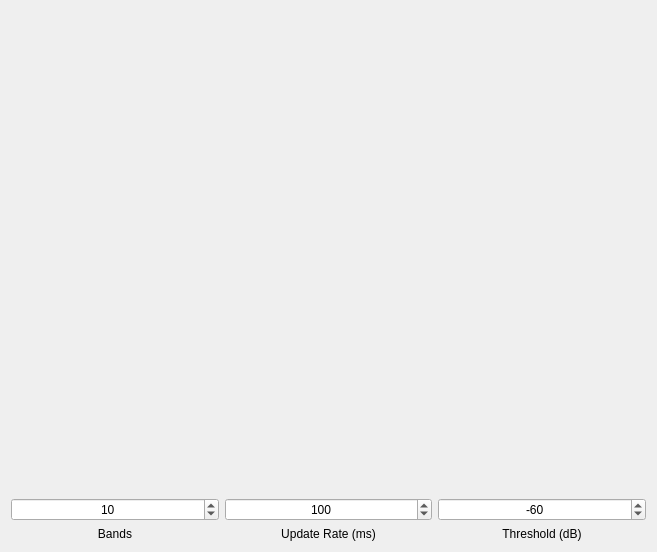
<?xml version="1.0" encoding="UTF-8"?>
<ui version="4.0">
 <class>VisualizationTabWidget</class>
 <widget class="QWidget" name="VisualizationTabWidget">
  <property name="geometry">
   <rect>
    <x>0</x>
    <y>0</y>
    <width>657</width>
    <height>552</height>
   </rect>
  </property>
  <property name="windowTitle">
   <string>Form</string>
  </property>
  <layout class="QGridLayout" name="gridLayout">
   <item row="0" column="0">
    <layout class="QVBoxLayout" name="visualizingLayout">
     <property name="bottomMargin">
      <number>0</number>
     </property>
     <item>
      <widget class="QCustomPlot" name="visualizingCustomPlot" native="true">
       <property name="sizePolicy">
        <sizepolicy hsizetype="Expanding" vsizetype="Preferred">
         <horstretch>0</horstretch>
         <verstretch>0</verstretch>
        </sizepolicy>
       </property>
      </widget>
     </item>
     <item>
      <layout class="QHBoxLayout" name="visualizingControlsLayout">
       <item>
        <widget class="QSpinBox" name="visualizingBandsSpinBox">
         <property name="sizePolicy">
          <sizepolicy hsizetype="Minimum" vsizetype="Fixed">
           <horstretch>0</horstretch>
           <verstretch>0</verstretch>
          </sizepolicy>
         </property>
         <property name="alignment">
          <set>Qt::AlignCenter</set>
         </property>
         <property name="minimum">
          <number>2</number>
         </property>
         <property name="value">
          <number>10</number>
         </property>
        </widget>
       </item>
       <item>
        <widget class="QSpinBox" name="visualizingRateSpinBox">
         <property name="sizePolicy">
          <sizepolicy hsizetype="Minimum" vsizetype="Fixed">
           <horstretch>0</horstretch>
           <verstretch>0</verstretch>
          </sizepolicy>
         </property>
         <property name="alignment">
          <set>Qt::AlignCenter</set>
         </property>
         <property name="minimum">
          <number>20</number>
         </property>
         <property name="maximum">
          <number>2000</number>
         </property>
         <property name="value">
          <number>100</number>
         </property>
        </widget>
       </item>
       <item>
        <widget class="QSpinBox" name="visualizingThresholdSpinBox">
         <property name="sizePolicy">
          <sizepolicy hsizetype="Minimum" vsizetype="Fixed">
           <horstretch>0</horstretch>
           <verstretch>0</verstretch>
          </sizepolicy>
         </property>
         <property name="alignment">
          <set>Qt::AlignCenter</set>
         </property>
         <property name="minimum">
          <number>-100</number>
         </property>
         <property name="maximum">
          <number>30</number>
         </property>
         <property name="value">
          <number>-60</number>
         </property>
        </widget>
       </item>
      </layout>
     </item>
     <item>
      <layout class="QHBoxLayout" name="visualizingControlLabelLayout">
       <item>
        <widget class="QLabel" name="visualizingBandsLabel">
         <property name="sizePolicy">
          <sizepolicy hsizetype="Preferred" vsizetype="Fixed">
           <horstretch>0</horstretch>
           <verstretch>0</verstretch>
          </sizepolicy>
         </property>
         <property name="text">
          <string>Bands</string>
         </property>
         <property name="alignment">
          <set>Qt::AlignCenter</set>
         </property>
        </widget>
       </item>
       <item>
        <widget class="QLabel" name="visualizingRateLabel">
         <property name="sizePolicy">
          <sizepolicy hsizetype="Preferred" vsizetype="Fixed">
           <horstretch>0</horstretch>
           <verstretch>0</verstretch>
          </sizepolicy>
         </property>
         <property name="text">
          <string>Update Rate (ms)</string>
         </property>
         <property name="alignment">
          <set>Qt::AlignCenter</set>
         </property>
        </widget>
       </item>
       <item>
        <widget class="QLabel" name="visualizingThresholdLabel">
         <property name="sizePolicy">
          <sizepolicy hsizetype="Preferred" vsizetype="Fixed">
           <horstretch>0</horstretch>
           <verstretch>0</verstretch>
          </sizepolicy>
         </property>
         <property name="text">
          <string>Threshold (dB)</string>
         </property>
         <property name="alignment">
          <set>Qt::AlignCenter</set>
         </property>
        </widget>
       </item>
      </layout>
     </item>
    </layout>
   </item>
  </layout>
 </widget>
 <customwidgets>
  <customwidget>
   <class>QCustomPlot</class>
   <extends>QWidget</extends>
   <header location="global">qcustomplot.h</header>
   <container>1</container>
  </customwidget>
 </customwidgets>
 <resources/>
 <connections/>
</ui>
